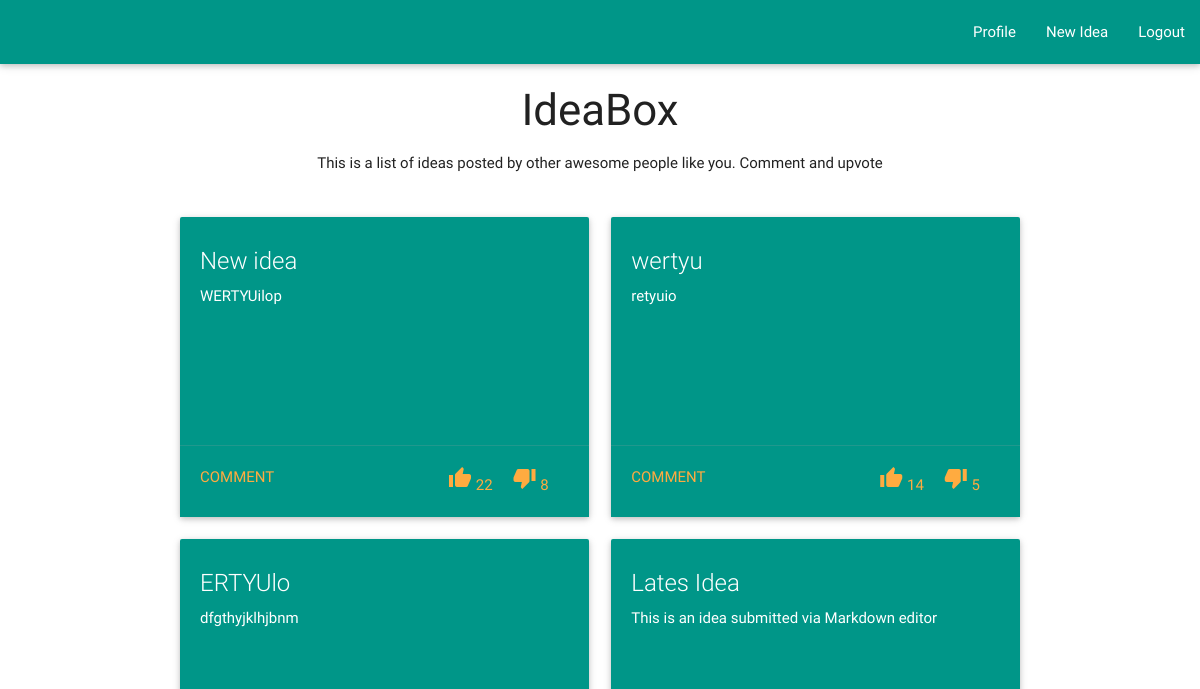
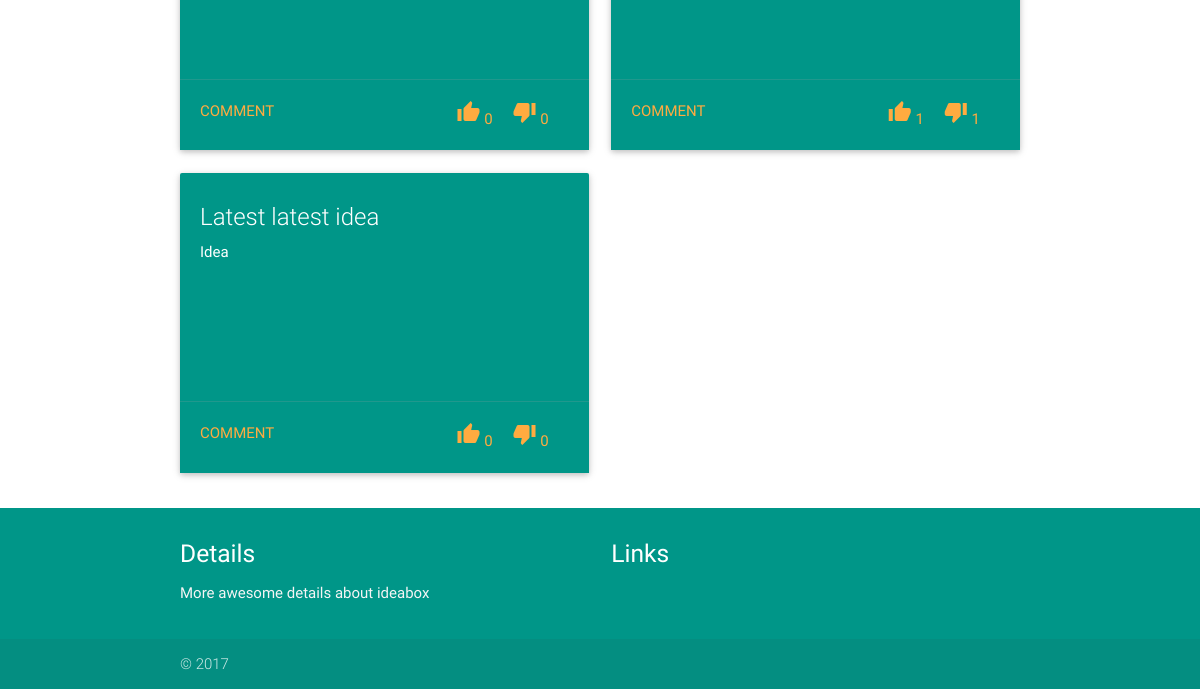
Before: /home (signed in) with the older database file (2 pictures, top to bottom).
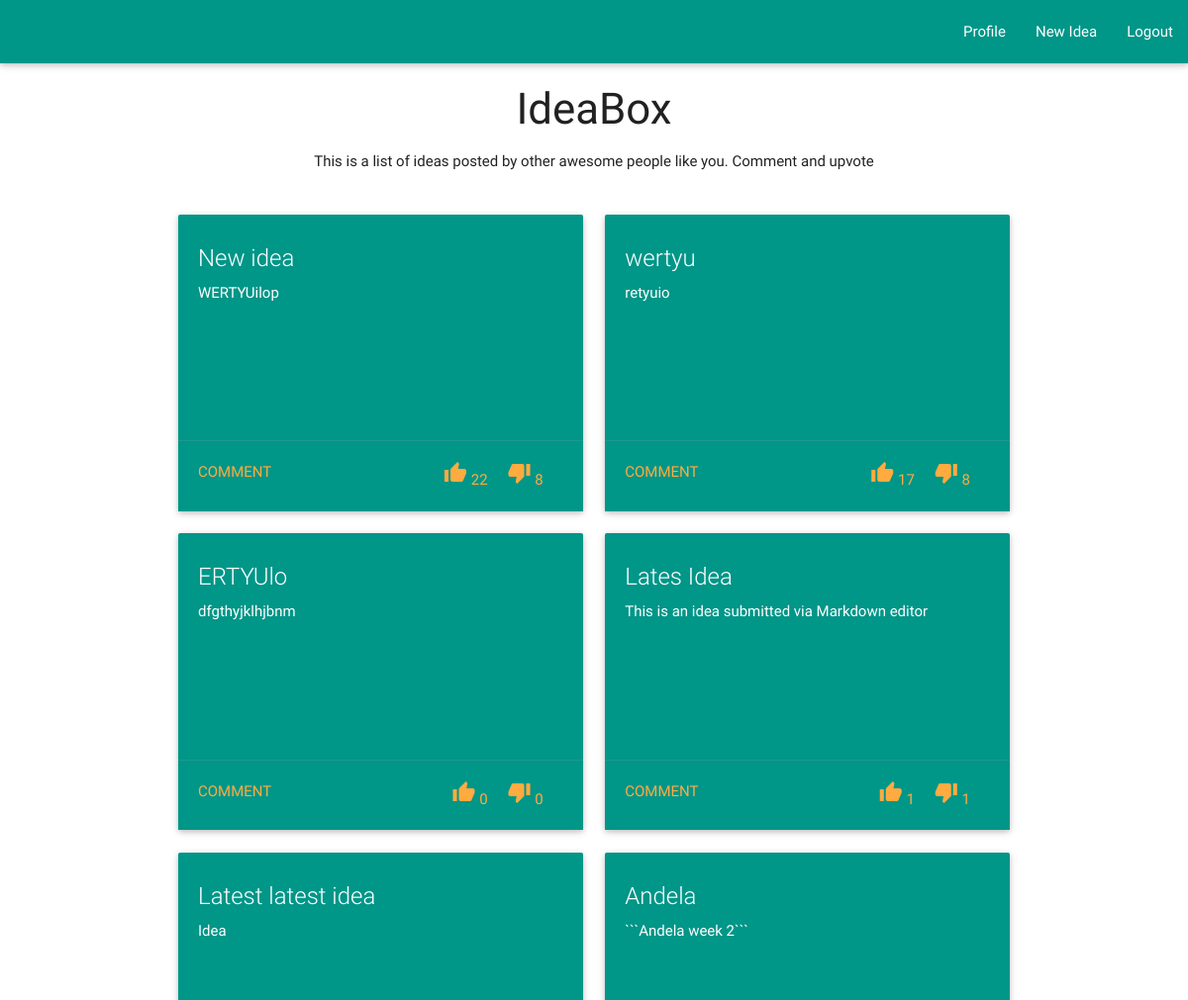
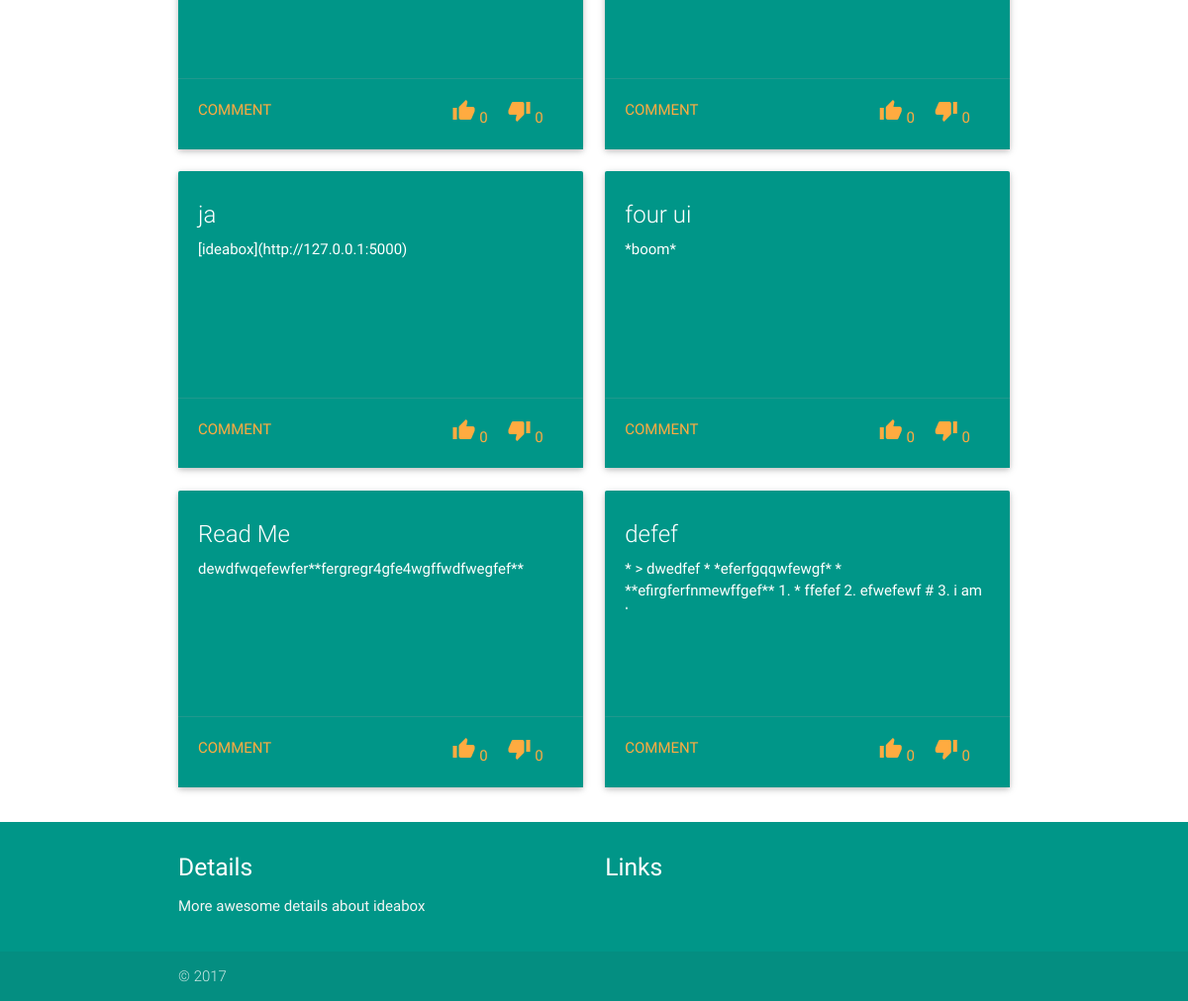
After: the same page with the newer database file (2 pictures, top to bottom).
### database_setup.py (models this page shows)
class Ideas(Base):
    __tablename__ = 'idea'
    id = Column(Integer, primary_key = True, autoincrement = True)
    name = Column(String(80), nullable = False)
    description = Column(String(250), nullable = False)
    rating = Column(String(8), nullable = True)
    category = Column(String(250), nullable = False)
    tags = Column(String(250))
    user_id = Column(Integer, ForeignKey('user.id'))
    user = relationship(User)
    upvotes = Column(Integer, default = 0)
    downvotes = Column(Integer, default = 0)

### project.py (the view)
@app.route('/home')
def userHome():
    if session.get('user'):
        ideas = dbsession.query(Ideas).all()
        return render_template('userHome.html', ideas=ideas)
    else:
        return render_template('error.html',error = 'Unauthorized Access')

### templates/userHome.html (shortened to what this page needs)
<!DOCTYPE html>
<html lang="en">
<head>
      <link type="text/css" rel="stylesheet" href="/static/css/materialize.min.css"  media="screen,projection"/>
</head>
<body>
        <div class="header">
            <nav class="teal">
                <ul class="right nav nav-pills pull-right">
                    <li role="presentation" class=""> <a href="/profile"> Profile </a> </li>
                    <li role="presentation" class=""> <a href="/newidea"> New Idea </a> </li>
                    <li role="presentation" class=""> <a href="/logout"> Logout </a> </li>
                </ul>
            </nav>
            <h3 class="text-muted center">IdeaBox</h3>
        </div>
    <div class="container">
        <div class="row">
           <span> <p class="center"> This is a list of ideas posted by other awesome people like you. Comment and upvote </p> </span>
        </div>
        <div class="row">
          {% for idea in ideas %}
          <div class="col s12 m6 l6">
          <div class="card small teal">
            <div class="card-content white-text">
              <span class="card-title">{{idea.name}}</span>
              <p>{{idea.description}}</p>
            </div>
            <div class="card-action">
              <a href="/comment/{{idea.id}}/">Comment</a>
              <a href="/downvote/{{idea.id}}/" class="right"> <i class="material-icons">thumb_down</i> {{idea.downvotes}} </a>
              <a href="/upvote/{{idea.id}}/" class="right"> <i class="material-icons">thumb_up</i> {{idea.upvotes}}</a>
            </div>
          </div>
          </div>
          {% endfor %}
        </div>
    </div>
    <footer class="page-footer teal">
        <div class="container">
          <div class="row">
            <div class="col l6 s12">
              <h5 class="white-text"> Details </h5>
              <p class="grey-text text-lighten-4">
                More awesome details about ideabox
              </p>
            </div>
            <div class="col l4 offset-12 s12">
              <h5 class="white-text"> Links </h5>
            </div>
          </div>
        </div>
        <div class="footer-copyright">
          <div class="container"> &copy; 2017 </div>
        </div>
      </footer>
</body>
</html>

Changed rows visible on the page:
changed Ideas "wertyu": downvotes "5" → "8"; upvotes "14" → "17"
added Ideas: name "Andela", description "```Andela week 2```", downvotes "0", upvotes "0"
added Ideas: name "ja", description "[ideabox](http://127.0.0.1:5000)", downvotes "0", upvotes "0"
added Ideas: name "four ui", description "*boom*", downvotes "0", upvotes "0"
added Ideas: name "Read Me", description "dewdfwqefewfer**fergregr4gfe4wgffwdfwegfef**", downvotes "0", upvotes "0"
added Ideas: name "defef", description "* > dwedfef * *eferfgqqwfewgf* * **efirgferfnmewffgef** 1. * ffefef 2. efwefewf # 3. i am…", downvotes "0", upvotes "0"
